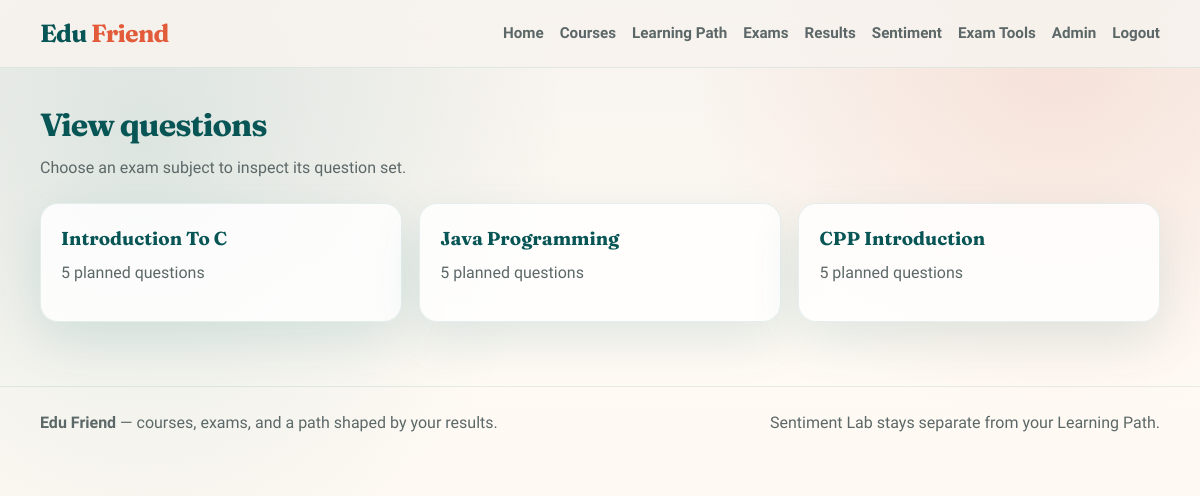
The page /exam/question_view/ (signed in) on the database its author committed.
### exam/models.py (models this page shows, shortened)
class ExamSubject(models.Model):
   subject_name = models.ForeignKey(Subject,on_delete=models.CASCADE)
   question_number = models.PositiveIntegerField()
   total_marks = models.PositiveIntegerField()

### cariculam/models.py (models this page shows, shortened)
class Subject(models.Model):
    subject_id = models.CharField(max_length=100,unique=True)
    name = models.CharField(max_length=100)
    slug = models.SlugField(null=True,blank=True)
    course = models.ForeignKey(Course,on_delete=models.CASCADE,related_name='subjects')
    image = models.ImageField(upload_to = save_subject_image, blank = True, verbose_name = 'subject image' )
    description = models.TextField(max_length=500,blank=True)
    def __str__(self):
        return self.name

### exam/views.py (the view)
# urls.py: path('question_view/', views.question_view,name='question_view'),
def question_view(request):
    subjects= models.ExamSubject.objects.all()
    return render(request,'question_view.html',{'subjects':subjects})

### account/context_processors.py (called while the page is built)
def user_role(request):
    role = None
    if request.user.is_authenticated:
        try:
            role = request.user.user_profile.user_type
        except (ObjectDoesNotExist, AttributeError):
            role = None
    return {'user_role': role}

### exam/templates/question_view.html (shortened to what this page needs)
{% extends 'base.html' %}
{% block content %}
<div class="section-head">
  <h1>View questions</h1>
  <p class="lede">Choose an exam subject to inspect its question set.</p>
</div>
<div class="grid grid-3">
  {% for subject in subjects %}
    <a class="card exam-card" href="{% url 'view_question' subject.id %}">
      <h3>{{ subject.subject_name }}</h3>
      <p>{{ subject.question_number }} planned questions</p>
    </a>
  {% empty %}
    <div class="empty-state panel" style="grid-column:1/-1;">No exam subjects found.</div>
  {% endfor %}
</div>
{% endblock %}

### static/css/edufriend.css (style rules this page uses)
:root { --teal: #0b6e6e; --teal-dark: #085555; --teal-soft: #d8eeee; --sand: #f7f3ee; --sand-deep: #ebe4d8; --coral: #e25b3a; --coral-dark: #c4472a; --ink: #1c2424; --muted: #5c6868; --white: #ffffff; --pass: #1f7a4d; --fail: #b42318; --shadow: 0 18px 50px rgba(11, 110, 110, 0.12); --radius: 18px; --font-display: "Fraunces", Georgia, serif; --font-body: "Source Sans 3", "Segoe UI", sans-serif; }
*, *::before, *::after { box-sizing: border-box; }
html { scroll-behavior: smooth; }
body { margin: 0; font-family: var(--font-body); color: var(--ink); background: radial-gradient(circle at 12% 18%, rgba(11, 110, 110, 0.12), transparent 34%), radial-gradient(circle at 88% 8%, rgba(226, 91, 58, 0.12), transparent 28%), linear-gradient(180deg, var(--sand) 0%, #fffaf4 48%, var(--sand) 100%); min-height: 100vh; line-height: 1.55; }
a { color: inherit; text-decoration: none; }
.section-head { margin: 0 0 1.4rem; }
.section-head h1, .section-head h2, .page-title { font-family: var(--font-display); letter-spacing: -0.03em; margin: 0 0 0.4rem; color: var(--teal-dark); }
.section-head p, .lede { margin: 0; color: var(--muted); max-width: 42rem; }
.grid { display: grid; gap: 1.1rem; }
.grid-3 { grid-template-columns: repeat(3, minmax(0, 1fr)); }
.card, .panel { background: rgba(255, 255, 255, 0.82); border: 1px solid rgba(11, 110, 110, 0.1); border-radius: var(--radius); box-shadow: var(--shadow); }
.course-card, .path-card, .exam-card, .stat-card { padding: 1.25rem; transition: transform 0.25s ease, box-shadow 0.25s ease; opacity: 0; transform: translateY(18px); }
.course-card.is-visible, .path-card.is-visible, .exam-card.is-visible, .stat-card.is-visible, .reveal.is-visible { opacity: 1; transform: translateY(0); }
.course-card h3, .exam-card h3, .path-card h3 { font-family: var(--font-display); margin: 0 0 0.45rem; color: var(--teal-dark); }
.course-card p, .exam-card p, .path-card p { margin: 0 0 1rem; color: var(--muted); }

### rows shown on the page
ExamSubject: subject_name "Introduction To C", question_number "5"
ExamSubject: subject_name "Java Programming", question_number "5"
ExamSubject: subject_name "CPP Introduction", question_number "5"
